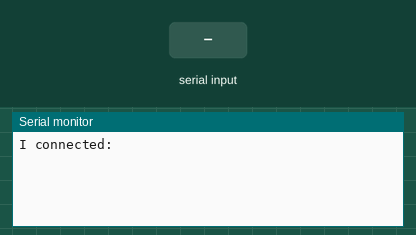
This sketch was run on a simulated Arduino Uno, built with avr-gcc and run on an emulated ATmega328P. On the bench: the last lines printed to the serial monitor. Inputs (shaded band) come from the test bench.

Above: at 1.2 s.
1.3 s: "90,45\n" received over Serial
At 1.7 s:
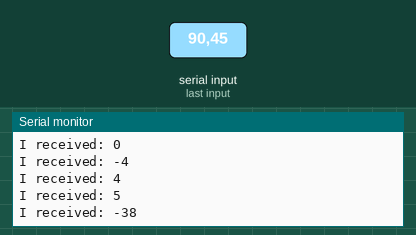
2.8 s: "30,150\n" received over Serial
At 3.4 s:
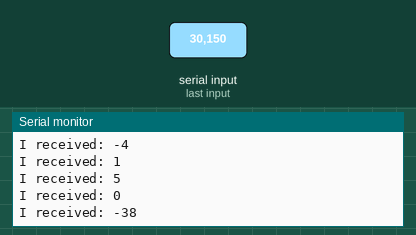
Timing chart, 0 to 5.8 s (numbered marks = the images above; inputs shaded):
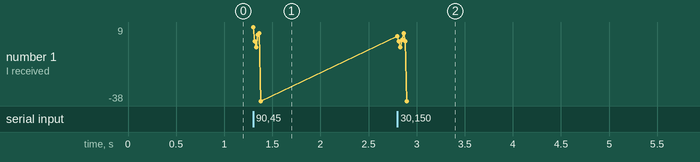

The sketch:

sketch_feb21a.ino
```cpp
int incomingByte = 0;
void setup() {
  Serial.begin(9600);
  Serial.println("I connected: ");
}

void loop() {
        // send data only when you receive data:
        if (Serial.available() > 0) {
                // read the incoming byte:
                incomingByte = Serial.read();

                // say what you got:
                Serial.print("I received: ");
                Serial.println(incomingByte-48);
                //runRC(incomingByte-48);
        }
}
```

Measured:
- after the input at 1.3 s, the serial monitor: prints a new line at once (image 1)
- after the input at 2.8 s, the serial monitor: prints a new line at once (image 2)
